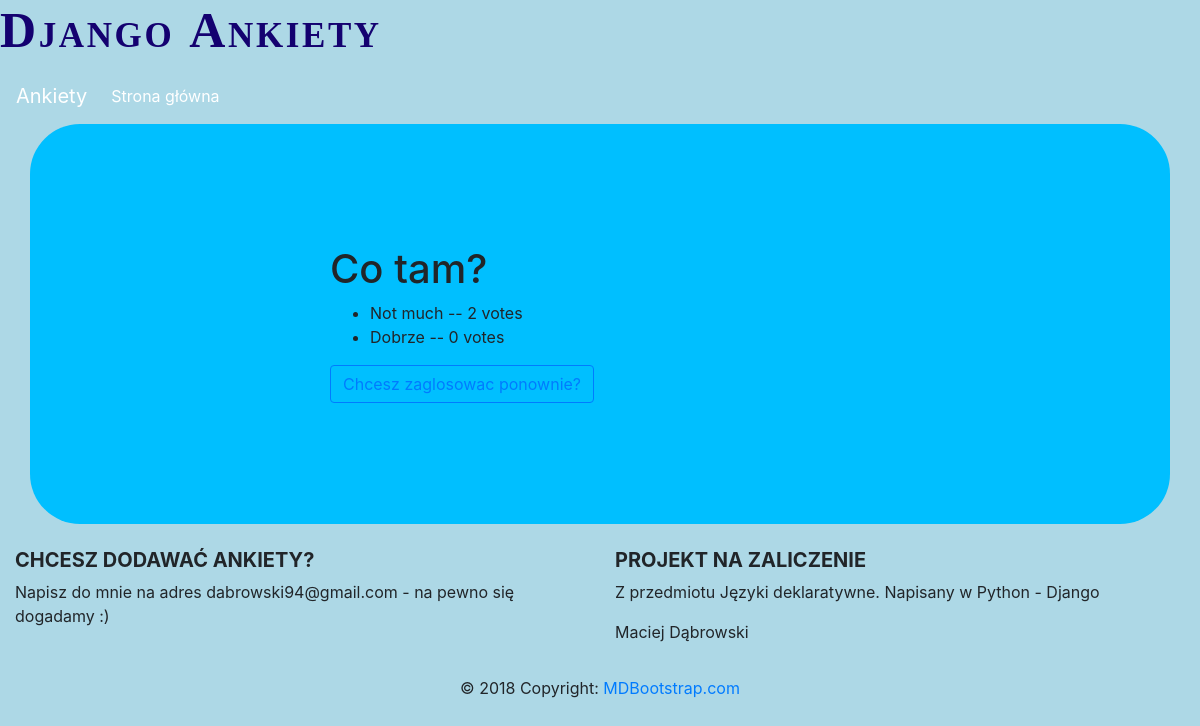
The app's page /ankiety/1/results/, older data.
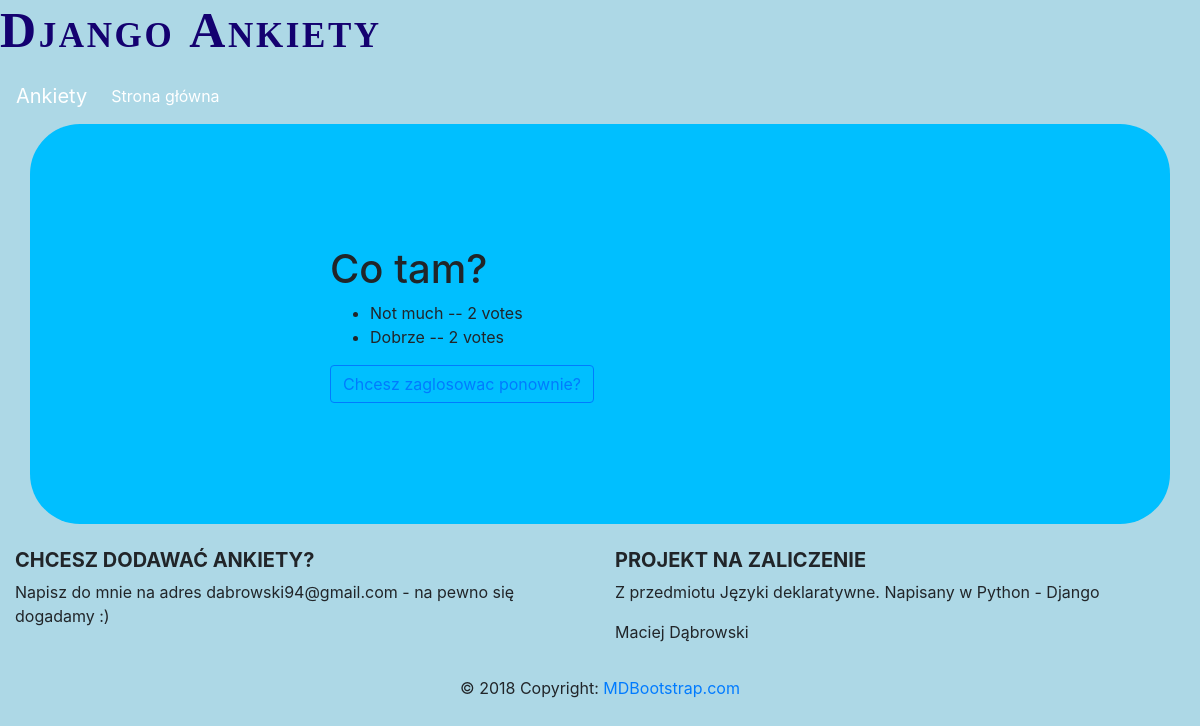
The same page, newer data.
### ankiety/models.py (models this page shows, shortened)
class Choice(models.Model):
    question = models.ForeignKey(Question, on_delete=models.CASCADE)
    choice_text = models.CharField(max_length=200)
    votes = models.IntegerField(default=0)

### ankiety/views.py (the view)
# urls.py: path('<int:pk>/results/', views.ResultsView.as_view(), name='results'),
class ResultsView(generic.DetailView):
    model = Question
    template_name = 'ankiety/results.html'

### ankiety/templates/ankiety/results.html
{% extends "ankiety/base.html" %}
{% block content %}
  <h1>{{ question.question_text }}</h1>
    <ul>
      {% for choice in question.choice_set.all %}
          <li>{{ choice.choice_text }} -- {{ choice.votes }} vote{{ choice.votes|pluralize }}</li>
      {% endfor %}
    </ul>
  <a class="btn btn-outline-primary" href="{% url 'ankiety:detail' question.id %}">Chcesz zaglosowac ponownie?</a>
{% endblock %}

Row changes from the older to the newer data that the page shows:
changed Choice "Dobrze": votes "0" → "2"
